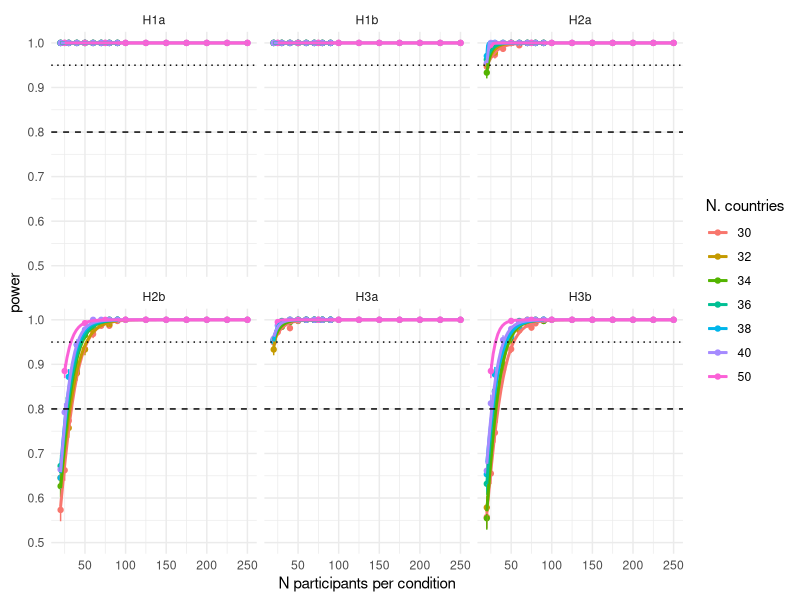
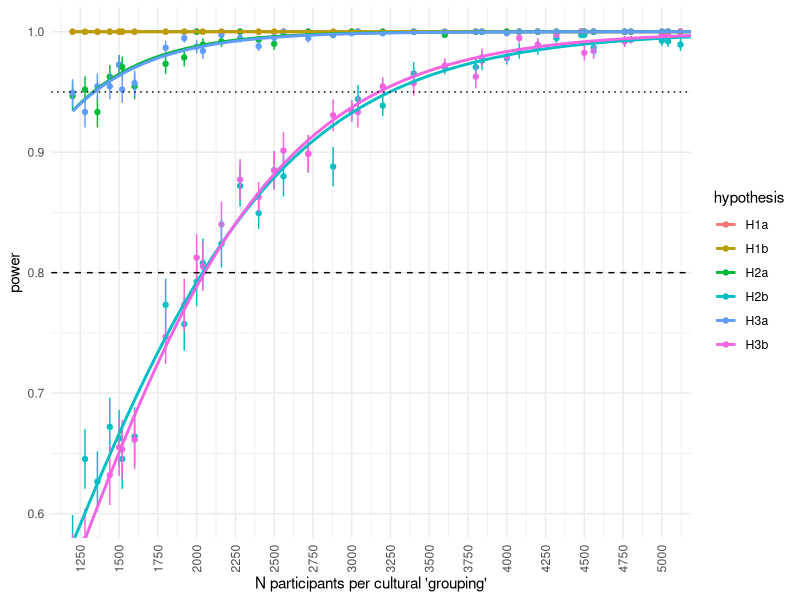
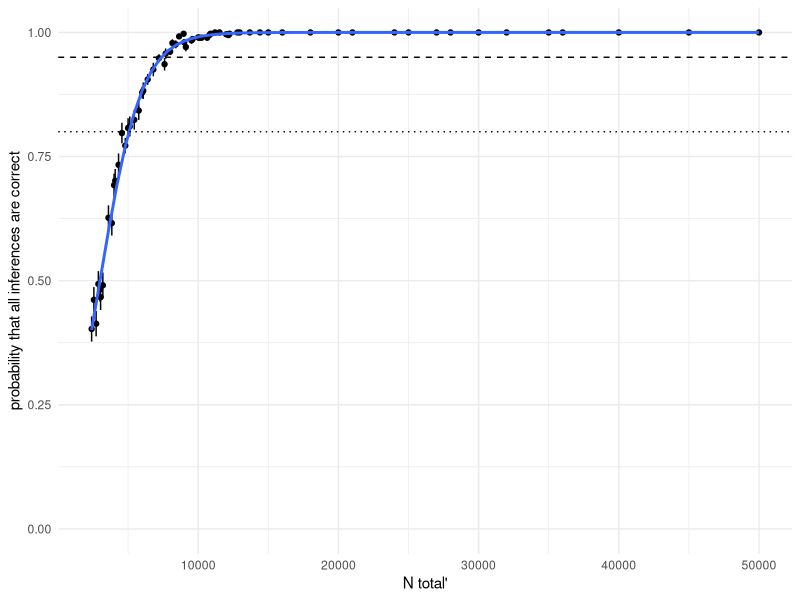
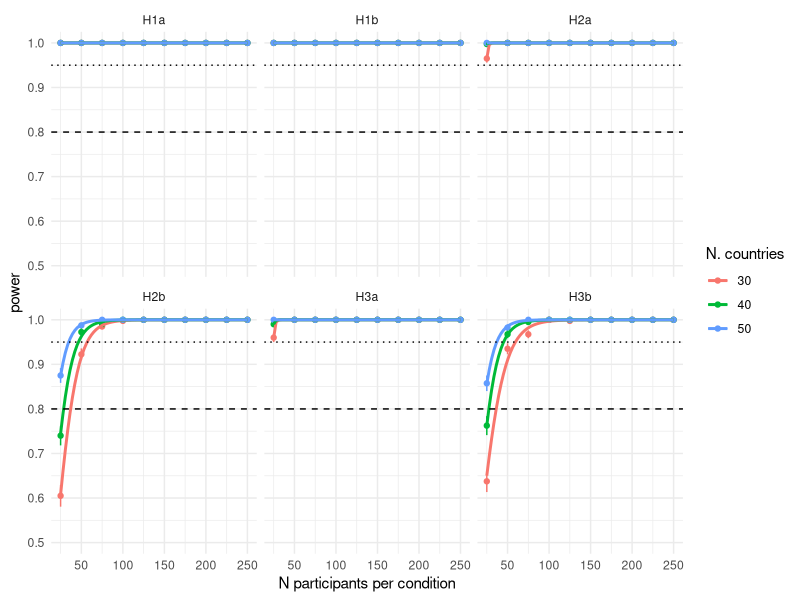
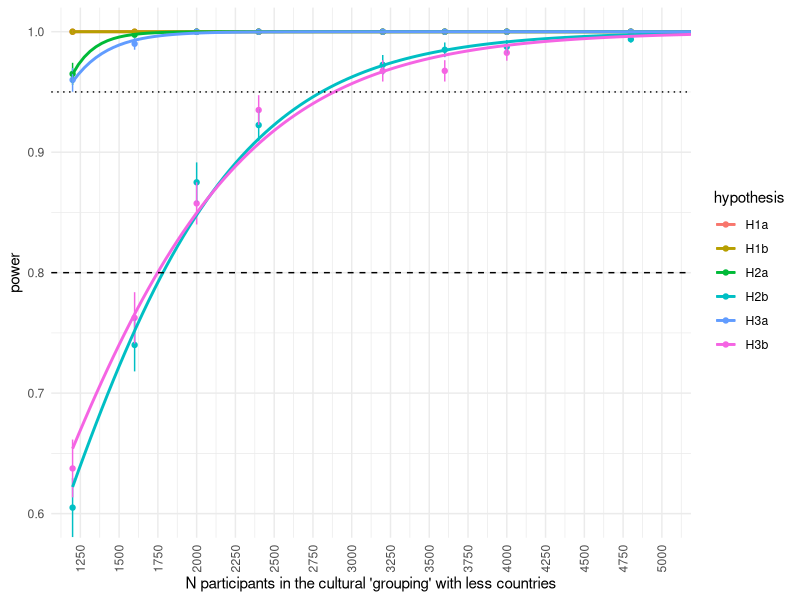
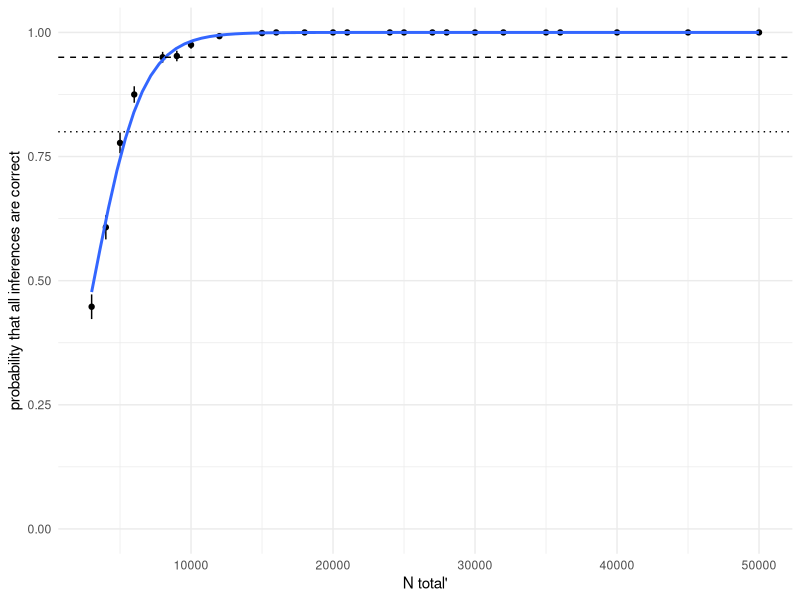
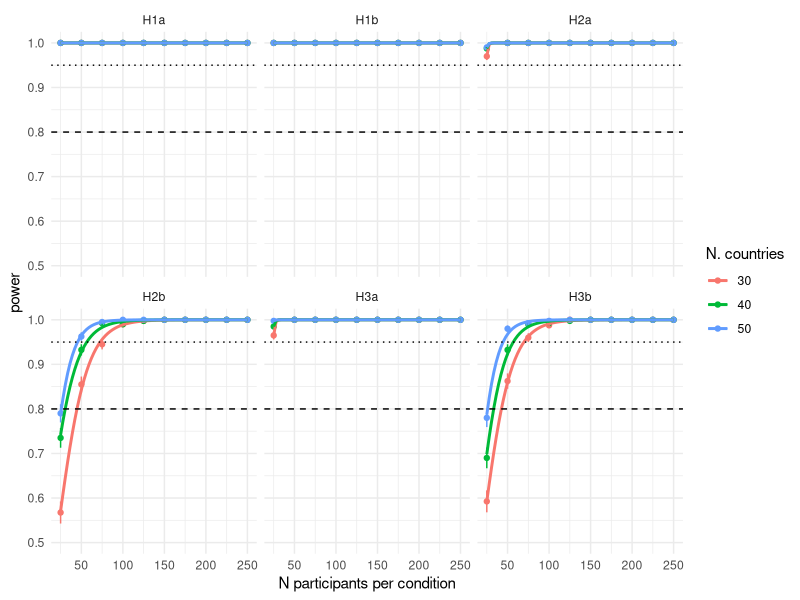
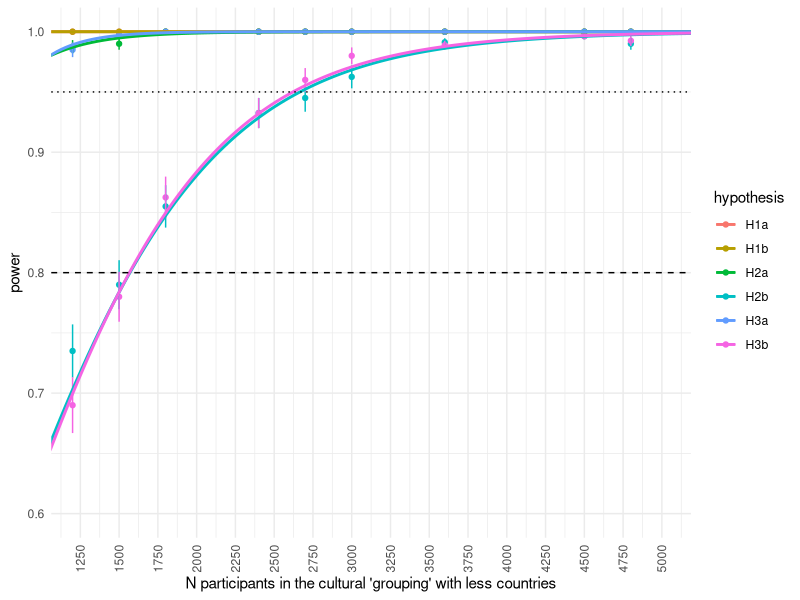

Recreate these plots in R, in order.
## ---- chunk 1
knitr::opts_chunk$set(echo = TRUE)
knitr::opts_chunk$set(warning = FALSE, message = FALSE) 
## ---- chunk 2
library(tidyverse)
library(lme4)
## ---- chunk 3
N <- seq(from = 25, by = 25, to = 250)
N_c <- seq(from = 30, by = 2, to = 50) 
N_rep <- 50
wratio <- 0.5 # used .3, .4, .5 ran separately
iteration <- c("A", "B", "C", "D", "E", "F", "G", "H")
## ---- chunk 4
# these are plausible parameter values based on Sirota 2023 and similar 
# article in the literature

# p(error @ stage 1)
err_mu <- 1.22
err_sd <- 0.92

# p(correct @ stage 2 | error @ stage 1) 
corr_mu <- -2.53 
corr_sd <- 1.12

# set effect sizes ----

# Set effect values in standardized as Cohen's d and rescale 
# to an approximately similar value for the logistic distribution. 
# Specifically, we multiply the d values by the ratio of the standard deviation
# of the logistic distribution to that of the standard normal distribution, 
# which is (pi/sqrt(3)).
d_fdbk <- 0.19 * (pi/sqrt(3)) # feedback minus baseline
d_just <- 0.19 * (pi/sqrt(3)) # justification minus baseline
d_both <- (d_fdbk + d_just) # (feedback + justification) minus baseline 
# Note: we expect the effects of feedback to be additive

# vector of fixed-effects coefficients
beta_lo_p <- c(corr_mu, NA, NA, NA)
beta_lo_p[2] <- d_fdbk
beta_lo_p[3] <- d_just
beta_lo_p[4] <- d_both

# determine the country-level random effect SD
# half the group-level effect size, so that ~95% of countries have 
# population-level effects of the same sign
rfx_sd_country <- (0.19 * (pi/sqrt(3))) / 2 

# power simulation parameters ----
n_trial <- 6
## ---- chunk 5
# data simulation function
gen_data <- function(N, N_c, wratio){
 
 N_tot <- N * N_c * 4 # 4 is the number of between subjects conditions
 
 ## simulate dataset
 # simulate error propensity of individual participants in phase 1
 # simulate number of errors in phase 1
 # number of errors (log(errors))
 error_lo <- rnorm(N_tot, mean = err_mu, sd = err_sd)
 
 # simulate random effects and between-individual variability 
 # (to introduce heterogeneity and make simulations more realistic)
 rfx_id <- rnorm(N_tot, mean = 0, sd = corr_sd)
 
 # sample countries
 rfx_country <- rnorm(N_c, mean = 0, sd = rfx_sd_country)
 group_country <- generate_labels(N_c, wratio) 
 
 # create dataset frame
 dat <- expand_grid(country = 1:N_c, 
   condition = 1:4, 
   id = 1:N, 
   trial = 1:6) %>%
 mutate(id = str_c(id, country, condition, sep = "_"))
 dat$country_group <- group_country[dat$country]
 
 # simulate responses
 dat$corrected <- NA
 dat$error <- NA
 dat$id <- as.integer(factor(dat$id, labels = 1:length(unique(dat$id))))
 dat$lo <- NA
 dat$error_lo <- error_lo[dat$id]
 dat$rfx_country <- rfx_country[dat$country]
 dat$rfx_id <- rfx_id[dat$id]
 
 # set log-odds of p(correction) for each datapoint
 dat <- dat %>%
 # control group, baseline who don't get anything (beta_lo_p[1])
 # intercept (control group mean because X1 is the group they are in)
 # intercept beta_lo_p[1] + group*0 + country random + person random effect
 mutate(lo = beta_lo_p[1] + rfx_country + rfx_id) %>%
 mutate(lo = case_when(
 # when group 1 baseline keep the original estimation from the line above 
 condition == 1 ~ lo, 
 # when group is not baseline (feedback, justification, both) then add in the effect of those other conditions 
 condition == 2 ~ lo + beta_lo_p[2], 
 condition == 3 ~ lo + beta_lo_p[3], 
 condition == 4 ~ lo + beta_lo_p[4]
 ))
 
 # simulate number of errors likely for participants
 dat$error <- rbinom(nrow(dat), 
   size = 1, 
   p = exp(dat$error_lo)/(1 + exp(dat$error_lo)))
 
 # simulate number of errors that are corrected in phase 2
 dat$corrected <- ifelse(dat$error == 1, 
    rbinom(nrow(dat), 
     size = 1, 
     p = exp(dat$lo)/(1 + exp(dat$lo))), 
    0)
 
 # total correct responses given the simulated data
 dat$correct <- 1-dat$error + dat$corrected
 
 # keep only trials with errors in phase 1
 dat <- dat %>%
 # filter(error == 1) %>%
 mutate(c_F = ifelse(condition == 2, 1, 0), 
  c_FR = ifelse(condition == 3, 1, 0)) %>%
 mutate(feedback = ifelse(condition == 2 | condition == 4, 1, 0), 
  justification = ifelse(condition == 3 | condition == 4, 1, 0), 
  condition = case_when(
  condition == 1 ~ "baseline", 
  condition == 2 ~ "feedback", 
  condition == 3 ~ "justification", 
  condition == 4 ~ "feedback + justification"
  ))
 
 dat$country_group <- factor(dat$country_group)
 
 # Set attributes
 attr(dat, "N") <- N
 attr(dat, "N_c") <- N_c
 
 # return simulated data
 return(dat)
}
## ---- chunk 6
# country grouping labels
generate_labels <- function(N_c, wratio = 0.5) {
 n_weird <- round(wratio * N_c)
 n_nonweird <- N_c - n_weird
 labels <- c(
 rep("weird", n_weird), 
 rep("non-weird", n_nonweird)
 )[sample(N_c)]
 return(labels)
}
## ---- chunk 7
test_hypotheses <- function(dat){
 
 require(lme4)
 # dat <- gen_data(100, 30, 0.6)
 
 dat_H1 <- dat %>%
 filter(correct == 1)
 
 dat <- dat %>%
 filter(error == 1)
 
 ## FIT MODELS
 
 # fit overall model
 m_all <- glmer(corrected ~ feedback * justification + 
   (feedback * justification||country), 
   family = binomial("logit"), 
   data = dat, 
   control = glmerControl(optimizer = "bobyqa", 
     optCtrl = list(maxfun = 1e5)))
 
 # fit country_group-level models for weird and non-weird
 m_w <- glmer(corrected ~ feedback * justification + 
   (feedback * justification||country), 
  family = binomial("logit"), 
  data = dat[dat$country_group == "weird", ], 
  control = glmerControl(optimizer = "bobyqa", 
     optCtrl = list(maxfun = 1e5)))
 
 m_nw <- glmer(corrected ~ feedback * justification + 
   (feedback * justification||country), 
  family = binomial("logit"), 
  data = dat[dat$country_group == "non-weird", ], 
  control = glmerControl(optimizer = "bobyqa", 
     optCtrl = list(maxfun = 1e5)))
 
 
 # now fit models for H1 specifically: note that here the dependent 
 # variable is different as the hypothesis is about the proportion of 
 # correct response (out of all correct responses) that are corrected 
 # in phase 2 ('data' arguments is set to 'dat_H1' instead of just 'dat')
 # 
 mH1_all <- glmer(corrected ~ feedback * justification + 
   (feedback * justification||country), 
   family = binomial("logit"), data = dat_H1, 
   control = glmerControl(optimizer = "bobyqa", 
      optCtrl = list(maxfun = 1e5)))
 
 # fit country_group-level models for weird and nonweird
 mH1_w <- glmer(corrected ~ feedback * justification + 
   (feedback * justification||country), 
   family = binomial("logit"), 
   data = dat_H1[dat_H1$country_group == "weird", ], 
   control = glmerControl(optimizer = "bobyqa", 
     optCtrl = list(maxfun = 1e5)))
 
 mH1_nw <- glmer(corrected ~ feedback * justification + 
   (feedback * justification||country), 
   family = binomial("logit"), 
   data = dat_H1[dat_H1$country_group == "non-weird", ], 
   control = glmerControl(optimizer = "bobyqa", 
      optCtrl = list(maxfun = 1e5)))
 

 ## TEST HYPOTHESES
 
 alpha <- 0.05
 # note: the tests on separate country_groups are independent one another 
 # (different countries, participants, labs, etc.), so the expected 
 # false positive rate of the composite test, run on the 2 country_group 
 # separately and using the conventional alpha = 0.05 for each test, 
 # would be 0.05^2 = 0.0025 (the hypothesis supported if and only if 
 # all 2 independent tests are significant). We don't also apply correction 
 # for multiple comparisons otherwise it would become too conservative.
 
 # -----------
 # H1 
 # # p_correction < 0.5 
 
 # One-tailed test for H1a
 # Testing if the intercept is significantly less than 0
 b_H1a <- fixef(mH1_all)["(Intercept)"]
 SE_H1a <- sqrt(diag(vcov(mH1_all))["(Intercept)"])
 z_H1a <- b_H1a / SE_H1a
 p_value_H1a <- pnorm(z_H1a) # left-tailed test
 H1a <- ifelse(p_value_H1a < alpha, 1, 0)
 
 # One-tailed tests for H1b 
 models <- list(mH1_w, mH1_nw)
 names <- c("weird", "non-weird")
 H1b_pvals <- numeric(length(models))
 H1b_results <- numeric(length(models))
 
 for (i in 1:length(models)) {
 b <- fixef(models[[i]])["(Intercept)"]
 SE <- sqrt(diag(vcov(models[[i]]))["(Intercept)"])
 z <- b / SE
 p_value <- pnorm(z) # left-tailed test
 H1b_pvals[i] <- p_value
 H1b_results[i] <- ifelse(p_value < alpha, 1, 0)
 }
 
 names(H1b_pvals) <- names
 names(H1b_results) <- names
 
 # complete test
 H1b <- ifelse(all(H1b_results == 1), 1, 0)
 
 # -----------
 # H2
 
 # feedback increases correction rate
 
 # One-tailed test for H2a
 # Testing if the coefficient for 'feedback' is significantly greater than 0
 b_H2a <- fixef(m_all)["feedback"]
 SE_H2a <- sqrt(diag(vcov(m_all))["feedback"])
 z_H2a <- b_H2a / SE_H2a
 p_value_H2a <- 1 - pnorm(z_H2a) # right-tailed test
 H2a <- ifelse(p_value_H2a < alpha, 1, 0)
 
 # One-tailed tests for H2b
 models <- list(m_w, m_nw)
 names <- c("weird", "non-weird")
 H2b_pvals <- numeric(length(models))
 H2b_results <- numeric(length(models))
 
 for (i in 1:length(models)) {
 b <- fixef(models[[i]])["feedback"]
 SE <- sqrt(diag(vcov(models[[i]]))["feedback"])
 z <- b / SE
 p_value <- 1 - pnorm(z) # right-tailed test
 H2b_pvals[i] <- p_value
 H2b_results[i] <- ifelse(p_value < alpha, 1, 0)
 }
 
 names(H2b_pvals) <- names
 names(H2b_results) <- names
 
 # complete test
 H2b <- ifelse(all(H2b_results == 1), 1, 0)
 
 # -----------
 # H3
 
 # justification increases correction rate
 
 # One-tailed test for H3a
 # Testing if the coefficient for 'justification' is significantly greater than 0
 b_H3a <- fixef(m_all)["justification"]
 SE_H3a <- sqrt(diag(vcov(m_all))["justification"])
 z_H3a <- b_H3a / SE_H3a
 p_value_H3a <- 1 - pnorm(z_H3a) # right-tailed test
 H3a <- ifelse(p_value_H3a < alpha, 1, 0)
 
 # One-tailed tests for H3b 
 models <- list(m_w, m_nw)
 names <- c("weird", "non-weird")
 H3b_pvals <- numeric(length(models))
 H3b_results <- numeric(length(models))
 
 for (i in 1:length(models)) {
 b <- fixef(models[[i]])["justification"]
 SE <- sqrt(diag(vcov(models[[i]]))["justification"])
 z <- b / SE
 p_value <- 1 - pnorm(z) # right-tailed test
 H3b_pvals[i] <- p_value
 H3b_results[i] <- ifelse(p_value < alpha, 1, 0)
 }
 
 names(H3b_pvals) <- names
 names(H3b_results) <- names
 
 # complete test
 H3b <- ifelse(all(H3b_results == 1), 1, 0)
 
 
 # save results -----------
 
 # retrieve settings
 N <- attr(dat, "N")
 N_c <- attr(dat, "N_c")
 N_tot <- N * N_c * 4
 
 d_line <- data.frame(N_per_condition = N, 
   N_tot = N_tot, 
   N_countries = N_c, 
   H1a, H1b, 
   H2a, H2b, 
   H3a, H3b)
 
 return(d_line)
 
}
## ---- chunk 8
N <- 25
N_c <- 30
wratio <- 0.5

d_line <- test_hypotheses(gen_data(N, N_c, wratio))
d_line
## ---- chunk 9
d <- read_csv("power_sim_results.csv")
str(d)
## ---- chunk 10
binomSEM <- function (v) {
 sqrt((mean(v) * (1 - mean(v)))/length(v))
}
## ---- chunk 11
# smaller_fraction ratio 
ratio_small <- 0.5

# Reshape the data 
data_long <- d %>%
 filter(smaller_fraction == ratio_small) %>%
 gather(key = "hypothesis", value = "value", starts_with("H")) %>%
 filter(!is.na(value))

# create an average data by total N, N per condition, 
# countries, and hypotheses
data_long_avg <- data_long %>%
 group_by(N_tot, N_per_condition, N_countries, hypothesis) %>%
 summarise(
 se_value = binomSEM(value), 
 value = mean(value)
 )

# plot split according to number of countries 
ggplot(data_long, aes(x = N_per_condition, 
   y = value, color = as.factor(N_countries))) + 
 geom_point(data = data_long_avg) + 
 geom_errorbar(data = data_long_avg, 
  aes(ymin = value-se_value, ymax = value + se_value), width = 0) + 
 geom_smooth(method = "glm", 
  method.args = list(family = "binomial"), se = FALSE) + 
 facet_wrap(~hypothesis) + 
 labs(color = "N. countries", x = "N participants per condition", y = "power") + 
 geom_hline(yintercept = 0.8, lty = 2) + 
 geom_hline(yintercept = 0.95, lty = 3) + 
 coord_cartesian(ylim = c(0.5, 1)) + 
 theme_minimal()

# plot only as a function of number of participants
data_long_avg2 <- data_long %>%
 mutate(N_per_grouping = ratio_small* N_tot) %>%
 group_by(N_per_grouping, hypothesis) %>%
 summarise(
 se_value = binomSEM(value), 
 value = mean(value)
 )

# add n per group to the data 
data_long <- data_long %>%
 mutate(N_per_grouping = ratio_small * N_tot)

# plot of n per group 
ggplot(data_long, aes(x = N_per_grouping, 
                      y = value, color = hypothesis, group = hypothesis)) + 
 geom_point(data = data_long_avg2) + 
 geom_errorbar(data = data_long_avg2, 
               aes(ymin = value-se_value, ymax = value + se_value), width = 0) + 
 geom_smooth(method = "glm", 
             method.args = list(family = "binomial"), se = FALSE, n = 500) + 
 labs(x = "N participants per cultural 'grouping'", y = "power") + 
 geom_hline(yintercept = 0.8, lty = 2) + 
 geom_hline(yintercept = 0.95, lty = 3) + 
 coord_cartesian(ylim = c(0.6, 1), xlim = c(1250, 5000)) + 
 scale_x_continuous(breaks = seq(0, 10000, 250), 
                    guide = guide_axis(angle = 90)) + 
 theme_minimal()

## plot p(all inferences correct)
d$value <- ifelse(d$H1a + d$H1b + d$H2a + d$H2b + d$H3a + d$H3b == 6, 1, 0)

data_avg2 <- d %>%
 filter(smaller_fraction == ratio_small) %>%
 group_by(N_tot) %>%
 summarise(
 se_value = binomSEM(value), 
 value = mean(value)
 )

d %>%
 filter(smaller_fraction == ratio_small) %>%
 ggplot(aes(x = N_tot, y = value)) + 
 geom_point(data = data_avg2) + 
 geom_errorbar(data = data_avg2, 
               aes(ymin = value-se_value, ymax = value + se_value), width = 0) + 
 geom_smooth(method = "glm", 
             method.args = list(family = "binomial"), se = FALSE) + 
 geom_hline(yintercept = 0.95, lty = 2) + 
 geom_hline(yintercept = 0.8, lty = 3) + 
 coord_cartesian(ylim = c(0, 1)) + 
 labs(x = "N total'", y = "probability that all inferences are correct") + 
 theme_minimal()
## ---- chunk 12
# see descriptions above 
ratio_small <- 0.4

# Reshape the data 
data_long <- d %>%
 filter(smaller_fraction == ratio_small) %>%
 gather(key = "hypothesis", value = "value", starts_with("H")) %>%
 filter(!is.na(value))

data_long_avg <- data_long %>%
 group_by(N_tot, N_per_condition, N_countries, hypothesis) %>%
 summarise(
 se_value = binomSEM(value), 
 value = mean(value)
 )

# plot split according to number of countries 
ggplot(data_long, aes(x = N_per_condition,
                      y = value, color = as.factor(N_countries))) + 
 geom_point(data = data_long_avg) + 
 geom_errorbar(data = data_long_avg, 
               aes(ymin = value-se_value, ymax = value + se_value), width = 0) + 
 geom_smooth(method = "glm", 
             method.args = list(family = "binomial"), se = FALSE) + 
 facet_wrap(~hypothesis) + 
 labs(color = "N. countries", x = "N participants per condition", y = "power") + 
 geom_hline(yintercept = 0.8, lty = 2) + 
 geom_hline(yintercept = 0.95, lty = 3) + 
 coord_cartesian(ylim = c(0.5, 1)) + 
 theme_minimal()

# plot only as a function of number of participants
data_long_avg2 <- data_long %>%
 mutate(N_per_grouping = ratio_small* N_tot) %>%
 group_by(N_per_grouping, hypothesis) %>%
 summarise(
 se_value = binomSEM(value), 
 value = mean(value)
 )

data_long <- data_long %>%
 mutate(N_per_grouping = ratio_small* N_tot)

ggplot(data_long, aes(x = N_per_grouping, 
                      y = value, color = hypothesis, group = hypothesis)) + 
 geom_point(data = data_long_avg2) + 
 geom_errorbar(data = data_long_avg2, 
               aes(ymin = value-se_value, ymax = value + se_value), width = 0) + 
 geom_smooth(method = "glm", 
             method.args = list(family = "binomial"), se = FALSE, n = 500) + 
 labs(x = "N participants in the cultural 'grouping' with less countries", y = "power") + 
 geom_hline(yintercept = 0.8, lty = 2) + 
 geom_hline(yintercept = 0.95, lty = 3) + 
 coord_cartesian(ylim = c(0.6, 1), xlim = c(1250, 5000)) + 
 scale_x_continuous(breaks = seq(0, 10000, 250), 
                    guide = guide_axis(angle = 90)) + 
 theme_minimal()

## plot p(all inferences correct)
d$value <- ifelse(d$H1a + d$H1b + d$H2a + d$H2b + d$H3a + d$H3b == 6, 1, 0)

data_avg2 <- d %>%
 filter(smaller_fraction == ratio_small) %>%
 group_by(N_tot) %>%
 summarise(
 se_value = binomSEM(value), 
 value = mean(value)
 )

d %>%
 filter(smaller_fraction == ratio_small) %>%
 ggplot(aes(x = N_tot, y = value)) + 
 geom_point(data = data_avg2) + 
 geom_errorbar(data = data_avg2, 
               aes(ymin = value-se_value, ymax = value + se_value), width = 0) + 
 geom_smooth(method = "glm", 
             method.args = list(family = "binomial"), se = FALSE) + 
 geom_hline(yintercept = 0.95, lty = 2) + 
 geom_hline(yintercept = 0.8, lty = 3) + 
 coord_cartesian(ylim = c(0, 1)) + 
 labs(x = "N total'", y = "probability that all inferences are correct") + 
 theme_minimal()
## ---- chunk 13
ratio_small <- 0.3

# Reshape the data 
data_long <- d %>%
 filter(smaller_fraction == ratio_small) %>%
 gather(key = "hypothesis", value = "value", starts_with("H")) %>%
 filter(!is.na(value))

data_long_avg <- data_long %>%
 group_by(N_tot, N_per_condition, N_countries, hypothesis) %>%
 summarise(
 se_value = binomSEM(value), 
 value = mean(value)
 )

# plot split according to number of countries 
ggplot(data_long, aes(x = N_per_condition,
                      y = value, color = as.factor(N_countries))) + 
 geom_point(data = data_long_avg) + 
 geom_errorbar(data = data_long_avg, 
               aes(ymin = value-se_value, ymax = value + se_value), width = 0) + 
 geom_smooth(method = "glm", 
             method.args = list(family = "binomial"), se = FALSE) + 
 facet_wrap(~hypothesis) + 
 labs(color = "N. countries", x = "N participants per condition", y = "power") + 
 geom_hline(yintercept = 0.8, lty = 2) + 
 geom_hline(yintercept = 0.95, lty = 3) + 
 coord_cartesian(ylim = c(0.5, 1)) + 
 theme_minimal()

# plot only as a function of number of participants
data_long_avg2 <- data_long %>%
 mutate(N_per_grouping = ratio_small* N_tot) %>%
 group_by(N_per_grouping, hypothesis) %>%
 summarise(
 se_value = binomSEM(value), 
 value = mean(value)
 )

data_long <- data_long %>%
 mutate(N_per_grouping = ratio_small* N_tot)

ggplot(data_long, aes(x = N_per_grouping, 
                      y = value, color = hypothesis, group = hypothesis)) + 
 geom_point(data = data_long_avg2) + 
 geom_errorbar(data = data_long_avg2, 
               aes(ymin = value-se_value, ymax = value + se_value), width = 0) + 
 geom_smooth(method = "glm",
             method.args = list(family = "binomial"), se = FALSE, n = 500) + 
 labs(x = "N participants in the cultural 'grouping' with less countries", y = "power") + 
 geom_hline(yintercept = 0.8, lty = 2) + 
 geom_hline(yintercept = 0.95, lty = 3) + 
 coord_cartesian(ylim = c(0.6, 1), xlim = c(1250, 5000)) + 
 scale_x_continuous(breaks = seq(0, 10000, 250), 
                    guide = guide_axis(angle = 90)) + 
 theme_minimal()


## plot p(all inferences correct)
d$value <- ifelse(d$H1a + d$H1b + d$H2a + d$H2b + d$H3a + d$H3b == 6, 1, 0)

data_avg2 <- d %>%
 filter(smaller_fraction == ratio_small) %>%
 group_by(N_tot) %>%
 summarise(
 se_value = binomSEM(value), 
 value = mean(value)
 )

d %>%
 filter(smaller_fraction == ratio_small) %>%
 ggplot(aes(x = N_tot, y = value)) + 
 geom_point(data = data_avg2) + 
 geom_errorbar(data = data_avg2,
               aes(ymin = value-se_value, ymax = value + se_value), width = 0) + 
 geom_smooth(method = "glm", 
             method.args = list(family = "binomial"), se = FALSE) + 
 geom_hline(yintercept = 0.95, lty = 2) + 
 geom_hline(yintercept = 0.8, lty = 3) + 
 coord_cartesian(ylim = c(0, 1)) + 
 labs(x = "N total'", y = "probability that all inferences are correct") + 
 theme_minimal()
